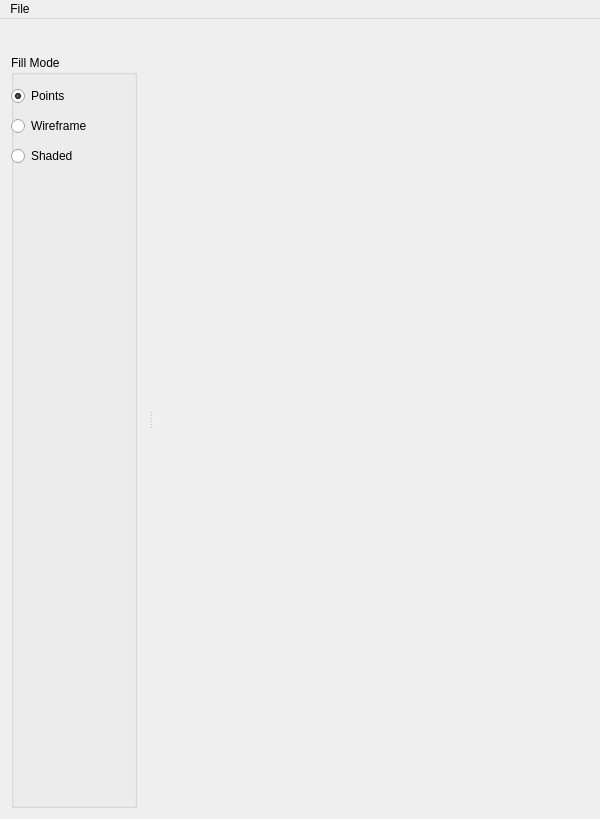
<?xml version="1.0" encoding="UTF-8"?>
<ui version="4.0">
 <class>MainWindow</class>
 <widget class="QMainWindow" name="MainWindow">
  <property name="geometry">
   <rect>
    <x>0</x>
    <y>0</y>
    <width>600</width>
    <height>819</height>
   </rect>
  </property>
  <property name="sizePolicy">
   <sizepolicy hsizetype="Preferred" vsizetype="Preferred">
    <horstretch>0</horstretch>
    <verstretch>0</verstretch>
   </sizepolicy>
  </property>
  <property name="windowTitle">
   <string>[Lab04] OpenGL II</string>
  </property>
  <widget class="GLWidget" name="centralWidget"/>
  <widget class="QMenuBar" name="menuBar">
   <property name="geometry">
    <rect>
     <x>0</x>
     <y>0</y>
     <width>600</width>
     <height>22</height>
    </rect>
   </property>
   <widget class="QMenu" name="menuFile">
    <property name="title">
     <string>File</string>
    </property>
    <addaction name="actionQuit"/>
   </widget>
   <addaction name="menuFile"/>
  </widget>
  <widget class="QDockWidget" name="settingsDock">
   <property name="minimumSize">
    <size>
     <width>148</width>
     <height>211</height>
    </size>
   </property>
   <property name="features">
    <set>QDockWidget::DockWidgetMovable</set>
   </property>
   <attribute name="dockWidgetArea">
    <number>1</number>
   </attribute>
   <widget class="QWidget" name="settingsDockContent">
    <property name="autoFillBackground">
     <bool>false</bool>
    </property>
    <layout class="QVBoxLayout" name="settingsLayout">
     <item>
      <widget class="QWidget" name="widget" native="true">
       <widget class="QGroupBox" name="shadingGroupBox">
        <property name="enabled">
         <bool>false</bool>
        </property>
        <property name="geometry">
         <rect>
          <x>0</x>
          <y>-90</y>
          <width>124</width>
          <height>234</height>
         </rect>
        </property>
        <property name="title">
         <string>Shading</string>
        </property>
        <widget class="QRadioButton" name="shadingModeFlat">
         <property name="geometry">
          <rect>
           <x>0</x>
           <y>30</y>
           <width>140</width>
           <height>22</height>
          </rect>
         </property>
         <property name="text">
          <string>Flat</string>
         </property>
         <property name="checked">
          <bool>true</bool>
         </property>
        </widget>
        <widget class="QRadioButton" name="shadingModeSmooth">
         <property name="geometry">
          <rect>
           <x>0</x>
           <y>60</y>
           <width>140</width>
           <height>22</height>
          </rect>
         </property>
         <property name="text">
          <string>Smooth</string>
         </property>
        </widget>
        <widget class="QGroupBox" name="fountainPattern">
         <property name="enabled">
          <bool>false</bool>
         </property>
         <property name="geometry">
          <rect>
           <x>0</x>
           <y>200</y>
           <width>124</width>
           <height>175</height>
          </rect>
         </property>
         <property name="title">
          <string>Fountain Pattern</string>
         </property>
         <widget class="QRadioButton" name="patternContinuous">
          <property name="geometry">
           <rect>
            <x>0</x>
            <y>40</y>
            <width>102</width>
            <height>20</height>
           </rect>
          </property>
          <property name="text">
           <string>Continuous</string>
          </property>
         </widget>
         <widget class="QRadioButton" name="patternFan">
          <property name="geometry">
           <rect>
            <x>0</x>
            <y>100</y>
            <width>102</width>
            <height>20</height>
           </rect>
          </property>
          <property name="text">
           <string>Fan</string>
          </property>
         </widget>
         <widget class="QRadioButton" name="patternZebra">
          <property name="geometry">
           <rect>
            <x>0</x>
            <y>130</y>
            <width>102</width>
            <height>20</height>
           </rect>
          </property>
          <property name="text">
           <string>Zebra</string>
          </property>
         </widget>
         <widget class="QRadioButton" name="patternCheckered">
          <property name="geometry">
           <rect>
            <x>0</x>
            <y>70</y>
            <width>102</width>
            <height>20</height>
           </rect>
          </property>
          <property name="text">
           <string>Checkered</string>
          </property>
         </widget>
         <zorder>patternContinuous</zorder>
         <zorder>patternFan</zorder>
         <zorder>patternZebra</zorder>
         <zorder>patternCheckered</zorder>
         <zorder>shadingGroupBox</zorder>
         <zorder>widget</zorder>
        </widget>
        <widget class="QGroupBox" name="lightingGroupBox">
         <property name="geometry">
          <rect>
           <x>0</x>
           <y>120</y>
           <width>124</width>
           <height>60</height>
          </rect>
         </property>
         <property name="minimumSize">
          <size>
           <width>0</width>
           <height>0</height>
          </size>
         </property>
         <property name="maximumSize">
          <size>
           <width>16777215</width>
           <height>60</height>
          </size>
         </property>
         <property name="title">
          <string>Lighting</string>
         </property>
         <widget class="QCheckBox" name="lightingEnabled">
          <property name="enabled">
           <bool>false</bool>
          </property>
          <property name="geometry">
           <rect>
            <x>0</x>
            <y>30</y>
            <width>140</width>
            <height>22</height>
           </rect>
          </property>
          <property name="text">
           <string>Use Lighting</string>
          </property>
         </widget>
        </widget>
       </widget>
       <zorder>shadingGroupBox</zorder>
       <zorder>fillModeGroupBox</zorder>
      </widget>
     </item>
     <item>
      <widget class="QGroupBox" name="fillModeGroupBox">
       <property name="sizePolicy">
        <sizepolicy hsizetype="Minimum" vsizetype="Preferred">
         <horstretch>124</horstretch>
         <verstretch>150</verstretch>
        </sizepolicy>
       </property>
       <property name="title">
        <string>Fill Mode</string>
       </property>
       <widget class="QRadioButton" name="fillModePoints">
        <property name="geometry">
         <rect>
          <x>0</x>
          <y>30</y>
          <width>140</width>
          <height>22</height>
         </rect>
        </property>
        <property name="text">
         <string>Points</string>
        </property>
        <property name="checked">
         <bool>true</bool>
        </property>
       </widget>
       <widget class="QRadioButton" name="fillModeShaded">
        <property name="geometry">
         <rect>
          <x>0</x>
          <y>90</y>
          <width>140</width>
          <height>22</height>
         </rect>
        </property>
        <property name="text">
         <string>Shaded</string>
        </property>
       </widget>
       <widget class="QRadioButton" name="fillModeWireframe">
        <property name="geometry">
         <rect>
          <x>0</x>
          <y>60</y>
          <width>140</width>
          <height>22</height>
         </rect>
        </property>
        <property name="text">
         <string>Wireframe</string>
        </property>
       </widget>
       <zorder>fillModePoints</zorder>
       <zorder>fillModeShaded</zorder>
       <zorder>fillModeWireframe</zorder>
       <zorder>lightingGroupBox</zorder>
       <zorder>fountainPattern</zorder>
      </widget>
     </item>
    </layout>
   </widget>
  </widget>
  <action name="actionQuit">
   <property name="text">
    <string>Quit</string>
   </property>
   <property name="shortcut">
    <string>Ctrl+Q</string>
   </property>
  </action>
 </widget>
 <layoutdefault spacing="6" margin="11"/>
 <customwidgets>
  <customwidget>
   <class>GLWidget</class>
   <extends>QWidget</extends>
   <header>glwidget.h</header>
   <container>1</container>
  </customwidget>
 </customwidgets>
 <resources/>
 <connections>
  <connection>
   <sender>actionQuit</sender>
   <signal>triggered()</signal>
   <receiver>MainWindow</receiver>
   <slot>close()</slot>
   <hints>
    <hint type="sourcelabel">
     <x>-1</x>
     <y>-1</y>
    </hint>
    <hint type="destinationlabel">
     <x>299</x>
     <y>199</y>
    </hint>
   </hints>
  </connection>
  <connection>
   <sender>lightingEnabled</sender>
   <signal>toggled(bool)</signal>
   <receiver>shadingGroupBox</receiver>
   <slot>setEnabled(bool)</slot>
   <hints>
    <hint type="sourcelabel">
     <x>78</x>
     <y>241</y>
    </hint>
    <hint type="destinationlabel">
     <x>69</x>
     <y>328</y>
    </hint>
   </hints>
  </connection>
 </connections>
</ui>
